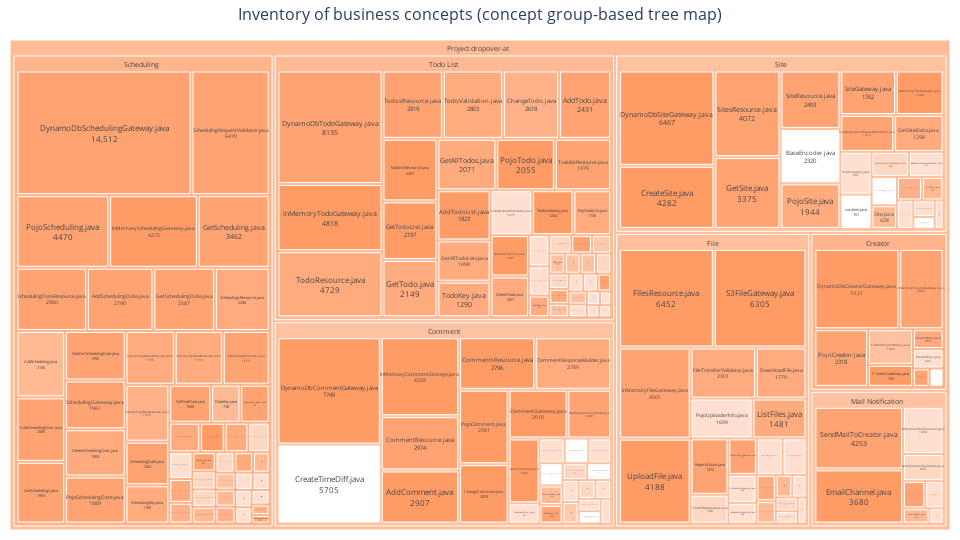

Write notebook code for a chart like this one.
### Markdown cell above
Create treemap for business concepts based on concepts

### Code cell
fig = create_treemap(results_df, 'business', 'concept_group', business_colorscale)
fig.show()

### Figure 1 — Plotly figure (JSON) as saved in the notebook; plotly's stock layout.template omitted (floating-point values rounded to 4 significant figures; data arrays with more than 128 entries replaced by an {"elided": "..."} marker saying what was removed)
{"data": [{"branchvalues": "total", "customdata": {"elided": "190 str values"}, "hovertemplate": "<b>%{label}</b><br>%{customdata}<extra></extra>", "ids": {"elided": "190 str values"}, "labels": {"elided": "190 str values"}, "marker": {"cmax": 1, "cmin": 0, "colors": {"elided": "190 float values"}, "colorscale": [[0, "#ffffff"], [0.01, "#ffe6d9"], [1, "#ff9c66"]]}, "parents": {"elided": "190 str values"}, "textfont": {"size": 8}, "textinfo": "label+value", "textposition": "middle center", "type": "treemap", "values": {"elided": "190 int values"}}], "layout": {"height": 540, "margin": {"b": 10, "l": 10, "r": 10, "t": 40}, "title": {"font": {"size": 16}, "text": "Inventory of business concepts (concept group-based tree map)", "x": 0.5, "xanchor": "center"}, "width": 960}}
